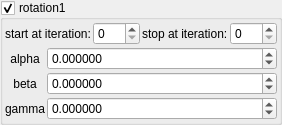
    <widget class="MyGroupBox" name="groupCheck_transf_function_enabledR_false">
     <property name="toolTip">
      <string/>
     </property>
     <property name="title">
      <string>rotation1&amp;</string>
     </property>
     <property name="checkable">
      <bool>true</bool>
     </property>
     <layout class="QVBoxLayout" name="verticalLayout_56">
      <property name="spacing">
       <number>2</number>
      </property>
      <property name="leftMargin">
       <number>2</number>
      </property>
      <property name="topMargin">
       <number>2</number>
      </property>
      <property name="rightMargin">
       <number>2</number>
      </property>
      <property name="bottomMargin">
       <number>2</number>
      </property>
      <item>
       <layout class="QGridLayout" name="gridLayout_20" columnstretch="0,0,0,0">
        <property name="spacing">
         <number>2</number>
        </property>
        <item row="0" column="0">
         <widget class="QLabel" name="label_272">
          <property name="text">
           <string>start at iteration:</string>
          </property>
         </widget>
        </item>
        <item row="0" column="1">
         <widget class="MySpinBox" name="spinboxInt_transf_start_iterations_R">
          <property name="sizePolicy">
           <sizepolicy hsizetype="Minimum" vsizetype="Maximum">
            <horstretch>0</horstretch>
            <verstretch>0</verstretch>
           </sizepolicy>
          </property>
          <property name="maximum">
           <number>999</number>
          </property>
         </widget>
        </item>
        <item row="0" column="3">
         <widget class="MySpinBox" name="spinboxInt_transf_stop_iterations_R">
          <property name="sizePolicy">
           <sizepolicy hsizetype="Minimum" vsizetype="Maximum">
            <horstretch>0</horstretch>
            <verstretch>0</verstretch>
           </sizepolicy>
          </property>
          <property name="maximum">
           <number>999</number>
          </property>
         </widget>
        </item>
        <item row="0" column="2">
         <widget class="QLabel" name="label_271">
          <property name="text">
           <string>stop at iteration:</string>
          </property>
         </widget>
        </item>
       </layout>
      </item>
      <item>
       <layout class="QGridLayout" name="gridLayout_24" columnstretch="0,1">
        <property name="spacing">
         <number>2</number>
        </property>
        <item row="2" column="0">
         <widget class="QLabel" name="label_36">
          <property name="text">
           <string notr="true">gamma</string>
          </property>
          <property name="alignment">
           <set>Qt::AlignCenter</set>
          </property>
         </widget>
        </item>
        <item row="1" column="0">
         <widget class="QLabel" name="label_34">
          <property name="text">
           <string notr="true">beta</string>
          </property>
          <property name="alignment">
           <set>Qt::AlignCenter</set>
          </property>
         </widget>
        </item>
        <item row="0" column="0">
         <widget class="QLabel" name="label_35">
          <property name="text">
           <string notr="true">alpha</string>
          </property>
          <property name="alignment">
           <set>Qt::AlignCenter</set>
          </property>
         </widget>
        </item>
        <item row="0" column="1">
         <widget class="MyDoubleSpinBox" name="spinboxd3_transf_rotation_x">
          <property name="sizePolicy">
           <sizepolicy hsizetype="Minimum" vsizetype="Maximum">
            <horstretch>0</horstretch>
            <verstretch>0</verstretch>
           </sizepolicy>
          </property>
          <property name="prefix">
           <string/>
          </property>
          <property name="suffix">
           <string/>
          </property>
          <property name="decimals">
           <number>6</number>
          </property>
          <property name="minimum">
           <double>-36000.000000000000000</double>
          </property>
          <property name="maximum">
           <double>36000.000000000000000</double>
          </property>
          <property name="singleStep">
           <double>1.000000000000000</double>
          </property>
         </widget>
        </item>
        <item row="1" column="1">
         <widget class="MyDoubleSpinBox" name="spinboxd3_transf_rotation_y">
          <property name="sizePolicy">
           <sizepolicy hsizetype="Minimum" vsizetype="Maximum">
            <horstretch>0</horstretch>
            <verstretch>0</verstretch>
           </sizepolicy>
          </property>
          <property name="prefix">
           <string/>
          </property>
          <property name="suffix">
           <string/>
          </property>
          <property name="decimals">
           <number>6</number>
          </property>
          <property name="minimum">
           <double>-36000.000000000000000</double>
          </property>
          <property name="maximum">
           <double>36000.000000000000000</double>
          </property>
          <property name="singleStep">
           <double>1.000000000000000</double>
          </property>
         </widget>
        </item>
        <item row="2" column="1">
         <widget class="MyDoubleSpinBox" name="spinboxd3_transf_rotation_z">
          <property name="sizePolicy">
           <sizepolicy hsizetype="Minimum" vsizetype="Maximum">
            <horstretch>0</horstretch>
            <verstretch>0</verstretch>
           </sizepolicy>
          </property>
          <property name="prefix">
           <string/>
          </property>
          <property name="suffix">
           <string/>
          </property>
          <property name="decimals">
           <number>6</number>
          </property>
          <property name="minimum">
           <double>-36000.000000000000000</double>
          </property>
          <property name="maximum">
           <double>36000.000000000000000</double>
          </property>
          <property name="singleStep">
           <double>1.000000000000000</double>
          </property>
         </widget>
        </item>
       </layout>
      </item>
     </layout>
    </widget>
